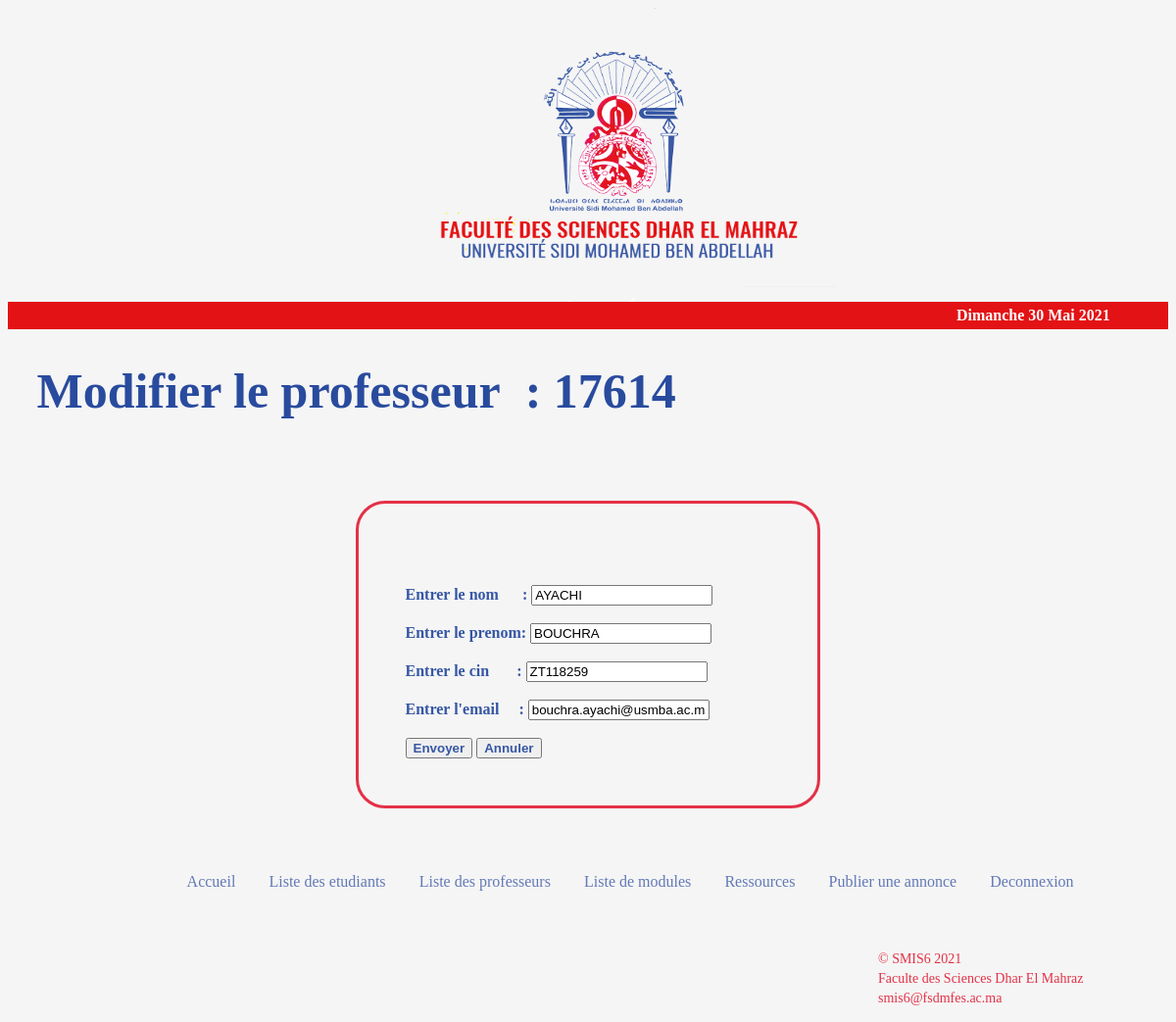
The page /website/html/modify_professor.php?codeP=17614 (signed in) on the database its author committed.
### tables this page shows
CREATE TABLE `professeurs` (
  `code_prof` int(6) NOT NULL,
  `nom` varchar(100) NOT NULL,
  `prenom` varchar(100) NOT NULL,
  `cin` varchar(10) NOT NULL,
  `date_inscription` varchar(10) NOT NULL,
  `email` varchar(100) NOT NULL
);

### website/html/templates/data.php (called while the page is built, shortened)
<?php
require('config.php');
$sql = 'SELECT * FROM professeurs;';
$result = mysqli_query($conn,$sql);
$professeurs = [];
while($professeur = mysqli_fetch_assoc($result)){
	$professeurs[] = $professeur;
}
function getProfByCode($code){
	global $professeurs;
	foreach ($professeurs as $professeur) {
			if ($code == $professeur['code_prof']) {
				return $professeur;
			}
		}
}
?>

### website/html/modify_professor.php (the view, shortened to what this page needs)
<?php
require('templates/data.php');
if (isset($_SESSION['user_id']) && isset($_SESSION['user_email'])) {
if (isset($_GET['codeP'])) {
	$codeP = $_GET['codeP'];
    $professor=getProfByCode($codeP);
}
?>
<!DOCTYPE html>
<html lang="en">
<head>
    <link rel="stylesheet" type="text/css" href="../css/style.css">
</head>
<body>
<header id="mainHeader">
<?php
include("templates/header.php");
?>
	<div id="main">
		<h1>Modifier le professeur&nbsp&nbsp: <?=$professor['code_prof']?></h1>
	</div>
</header>
<section>
	<div class="form">
	<form class="myForm" action="update_professor.php" id="form" method="POST">
			<input type="hidden" id="code_prof" name="code_prof" value ="<?=$professor['code_prof']?>" ><br>
            <br>
			<label>Entrer le nom &nbsp &nbsp &nbsp:</label>
			<input type="text" id="nom"name="nom"  value = "<?=$professor['nom']?>" required><br>
			<br>
			<label>Entrer le prenom:</label>
			<input type="text" id="prenom" name="prenom" value = "<?=$professor['prenom']?>" required><br>
			<br>
			<label>Entrer le cin  &nbsp &nbsp &nbsp :</label>
			<input type="text" id="cin" name="cin" placeholder="Entrer le cin ici" value = "<?=$professor['cin']?>" required> <br>
            <br>
			<label>Entrer l'email  &nbsp &nbsp :</label>
			<input type="text" id="email" name="email"  value = "<?=$professor['email']?>" required> <br><br>
			<input type="submit" id="submit" name="envoyer" value="Envoyer">
			<input type="reset" name="annuler" value="Annuler">
		</form>
	</div>
</section>
<?php
require('templates/nav.php');
 ?>
<?php
require('templates/footer.php');
 ?>
<?php
}else {
 header("Location: index.php");
}
?>
</body>
</html>

### website/css/style.css (style rules this page uses)
body { background-color: whitesmoke; }
h1 { color: #294B9E; text-shadow: currentColor; font-size: 50px; padding-left: 2.5%; }
label,input[type="submit"],input[type="reset"] { color: #3657A4; font-weight: bold; }
.form { padding-top: 50px; padding-bottom: 50px; padding-left:30%; padding-right:30%; }
.myForm { border: solid; border-radius: 30px; border-color: #E33147; padding:10%; }

### rows shown on the page
professeurs: code_prof "17614", nom "AYACHI", prenom "BOUCHRA", cin "ZT118259", email "bouchra.ayachi@usmba.ac.ma"

### other values the page prints
$ln["jour"][$jour_de_la_semaine] "Dimanche"
$jour_du_mois "30"
$ln["mois"][$mois] "Mai"
$annee "2021"
